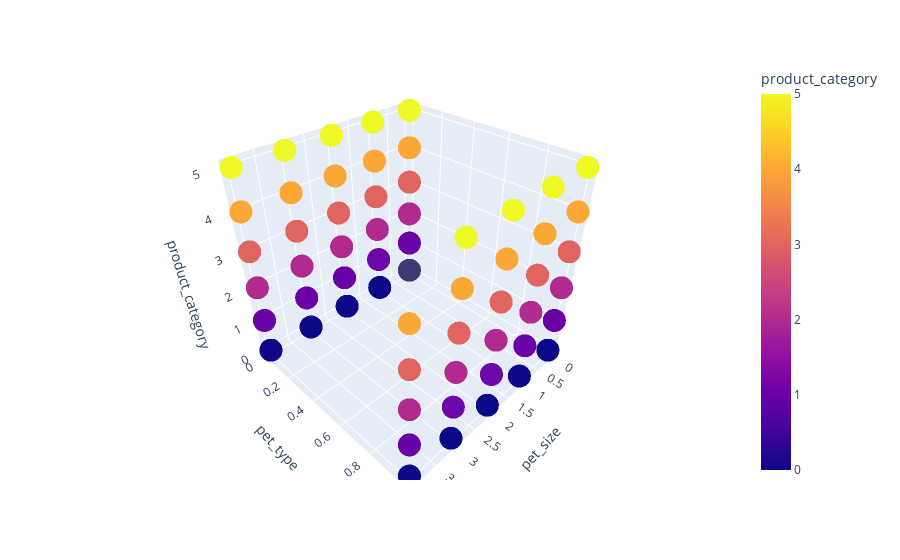

This figure's notebook cell:
### Code cell
fig = px.scatter_3d(
    datasheet,
    x='pet_size',
    y='pet_type',
    z='product_category',
    color='product_category',
    opacity=0.7
)

fig.show()

### Figure 1 — Plotly figure (JSON) as saved in the notebook; plotly's stock layout.template omitted (floating-point values rounded to 4 significant figures; data arrays with more than 128 entries replaced by an {"elided": "..."} marker saying what was removed)
{"data": [{"hovertemplate": "pet_size=%{x}<br>pet_type=%{y}<br>product_category=%{marker.color}<extra></extra>", "legendgroup": "", "marker": {"color": {"elided": "694 int values"}, "coloraxis": "coloraxis", "opacity": 0.7, "symbol": "circle"}, "mode": "markers", "name": "", "scene": "scene", "showlegend": false, "type": "scatter3d", "x": {"elided": "694 int values"}, "y": {"elided": "694 int values"}, "z": {"elided": "694 int values"}}], "layout": {"coloraxis": {"colorbar": {"title": {"text": "product_category"}}, "colorscale": [[0, "#0d0887"], [0.1111, "#46039f"], [0.2222, "#7201a8"], [0.3333, "#9c179e"], [0.4444, "#bd3786"], [0.5556, "#d8576b"], [0.6667, "#ed7953"], [0.7778, "#fb9f3a"], [0.8889, "#fdca26"], [1, "#f0f921"]]}, "legend": {"tracegroupgap": 0}, "margin": {"t": 60}, "scene": {"domain": {"x": [0, 1], "y": [0, 1]}, "xaxis": {"title": {"text": "pet_size"}}, "yaxis": {"title": {"text": "pet_type"}}, "zaxis": {"title": {"text": "product_category"}}}}}
